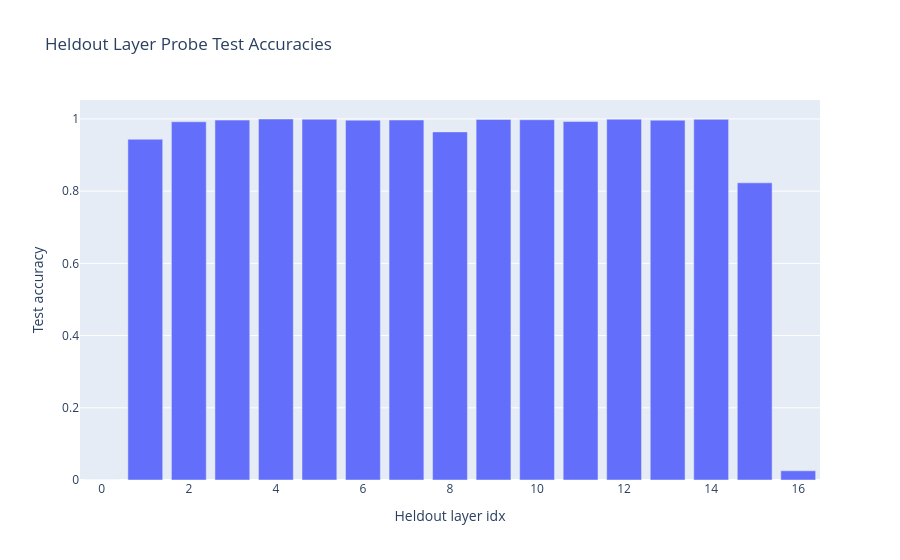

Notebook cell for this chart:
### Code cell
heldoneout_test_accs = torch.zeros(len(heldoneout_probes)) - float("nan")
for heldout_layer_idx, probe in heldoneout_probes.items():
    probe.eval()
    with torch.no_grad():
        test_logits = probe(test_hidden_states[heldout_layer_idx].float().to(device), holdout_eval_tokens=False)
        test_accuracy = (test_logits.argmax(dim=-1) == test_labels).float().mean().item()
        heldoneout_test_accs[heldout_layer_idx] = test_accuracy

plotly.express.bar(
    x=list(heldoneout_probes.keys()),
    y=heldoneout_test_accs.numpy(),
    labels={"x": "Heldout layer idx", "y": "Test accuracy"},
    title="Heldout Layer Probe Test Accuracies",
)

### Figure 1 — Plotly figure (JSON) as saved in the notebook; plotly's stock layout.template omitted (floating-point values rounded to 4 significant figures)
{"data": [{"hovertemplate": "Heldout layer idx=%{x}<br>Test accuracy=%{y}<extra></extra>", "legendgroup": "", "marker": {"color": "#636efa", "pattern": {"shape": ""}}, "name": "", "orientation": "v", "showlegend": false, "textposition": "auto", "type": "bar", "x": [0, 1, 2, 3, 4, 5, 6, 7, 8, 9, 10, 11, 12, 13, 14, 15, 16], "xaxis": "x", "y": [0.0, 0.9438, 0.9922, 0.9968, 0.9999, 0.9993, 0.9967, 0.9971, 0.9642, 0.9988, 0.9978, 0.9929, 0.9993, 0.9967, 0.999, 0.8231, 0.02544], "yaxis": "y"}], "layout": {"barmode": "relative", "legend": {"tracegroupgap": 0}, "title": {"text": "Heldout Layer Probe Test Accuracies"}, "xaxis": {"anchor": "y", "domain": [0.0, 1.0], "title": {"text": "Heldout layer idx"}}, "yaxis": {"anchor": "x", "domain": [0.0, 1.0], "title": {"text": "Test accuracy"}}}}
